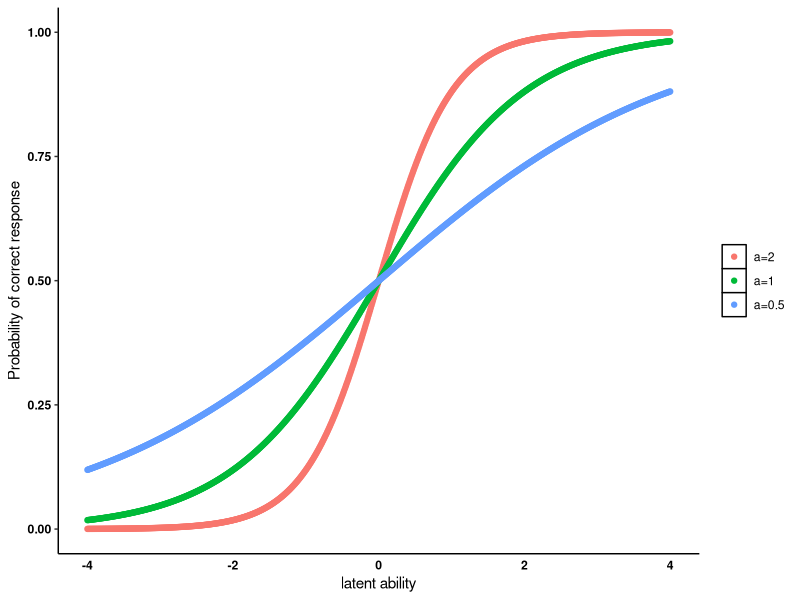
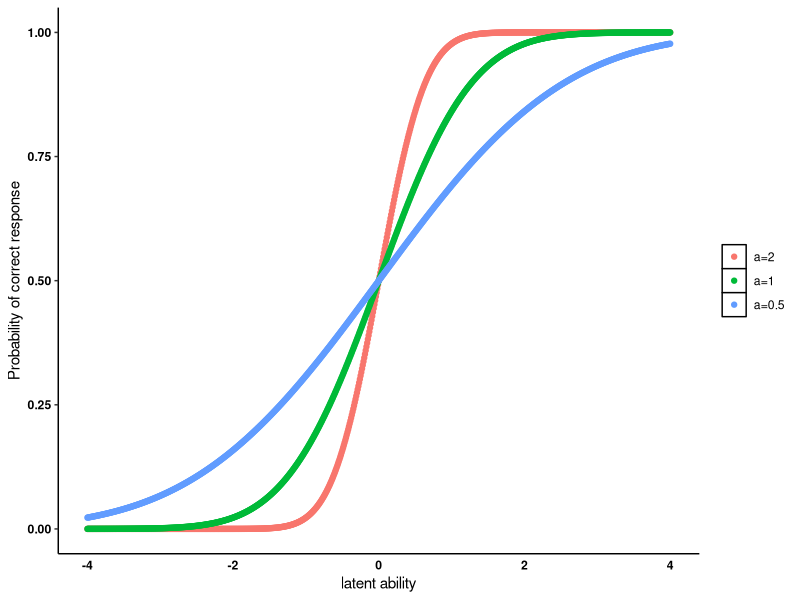

These figures' R source, in order:
## ---- chunk 1
#| eval: true
#| echo: true
#| message: false
#| warning: false

set.seed(768)

icc_tplm <- function(theta,a,b){
  p_resp <- (exp(a*theta - b)) / (1 + exp(a*theta - b))
return(p_resp)
}

theta_ex <- seq(from = -4, to = 4, by = 0.01)
icc_ex1 <- icc_tplm(theta = theta_ex, a = 2, b = 0)
icc_ex2 <- icc_tplm(theta = theta_ex, a = 1, b = 0)
icc_ex3 <- icc_tplm(theta = theta_ex, a = 0.5, b = 0)
## ---- chunk 2
#| eval: true
#| echo: true
#| message: false
#| warning: false

#plot ICC
library(ggplot2)
n <- length(icc_ex1)
tplm_df <- data.frame(
  prob = c(icc_ex1, icc_ex2, icc_ex3),
  theta = c(theta_ex, theta_ex, theta_ex),
  a = c(rep("a=2", n), rep("a=1", n), rep("a=0.5", n))
)
tplm_df$a <- factor(tplm_df$a, levels = c("a=2", "a=1", "a=0.5"))

ggplot(tplm_df, aes(x = theta, y = prob, color = a)) +
  geom_point() +
  xlim(-4,4) +
  theme(panel.grid.major = element_blank(), panel.grid.minor = element_blank(),
        panel.background = element_blank(), axis.line = element_line(colour = "black"),
        legend.title = element_blank(), legend.key = element_rect(fill = "white"),
        axis.text = element_text(colour = 'black', face="bold"), axis.ticks.x=element_blank(),
        strip.background =element_rect(fill="white"), strip.text = element_text(colour = 'black',face = "bold")) + labs(y = "Probability of correct response", x = "latent ability") 
## ---- chunk 3
#| eval: true
#| echo: true
#| message: false
#| warning: false

set.seed(768)

icc_ogive <- function(theta,a,b){
  p_resp <- pnorm(a*theta - b)
return(p_resp)
}

theta_ex <- seq(from = -4, to = 4, by = 0.01)
icc_ex1 <- icc_ogive(theta = theta_ex, a = 2, b = 0)
icc_ex2 <- icc_ogive(theta = theta_ex, a = 1, b = 0)
icc_ex3 <- icc_ogive(theta = theta_ex, a = 0.5, b = 0)

ogive_df <- data.frame(
  prob = c(icc_ex1, icc_ex2, icc_ex3),
  theta = c(theta_ex, theta_ex, theta_ex),
  a = c(rep("a=2", n), rep("a=1", n), rep("a=0.5", n))
)
ogive_df$a <- factor(ogive_df$a, levels = c("a=2", "a=1", "a=0.5"))

ggplot(ogive_df, aes(x = theta, y = prob, color = a)) +
  geom_point() +
  xlim(-4,4) +
  theme(panel.grid.major = element_blank(), panel.grid.minor = element_blank(),
        panel.background = element_blank(), axis.line = element_line(colour = "black"),
        legend.title = element_blank(), legend.key = element_rect(fill = "white"),
        axis.text = element_text(colour = 'black', face="bold"), axis.ticks.x=element_blank(),
        strip.background =element_rect(fill="white"), strip.text = element_text(colour = 'black',face = "bold")) + labs(y = "Probability of correct response", x = "latent ability")
